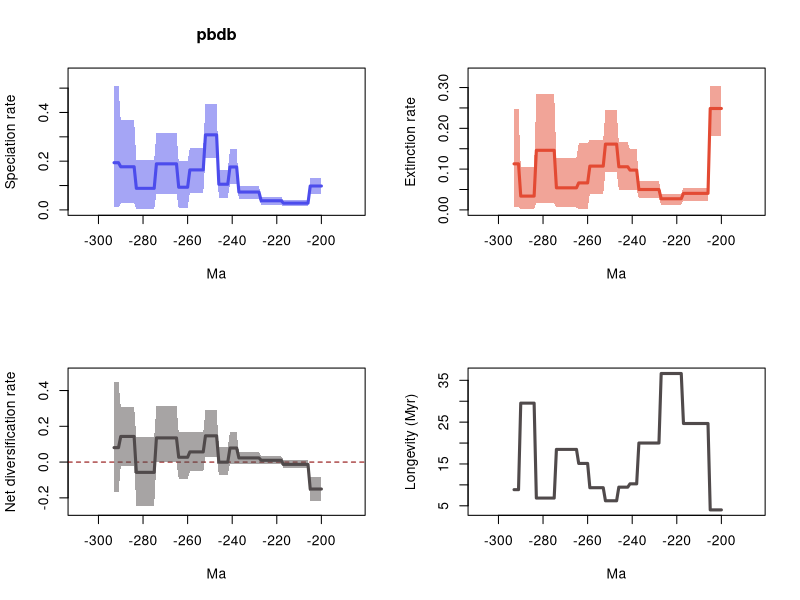

This figure's R source:
# 1 files combined:
# 	C:\Users\SimoesLabAdmin\Documents\pyrate_workshop\bdsky/pbdb_data_1_G_BDS_marginal_rates.log

# 95% HPDs calculated using code from Biopy (https://www.cs.auckland.ac.nz/~yhel002/biopy/)

pdf(file='C:/Users/SimoesLabAdmin/Documents/pyrate_workshop/bdsky/pbdb_data_1_G_BDS_marginal_rates_RTT.pdf',width=10.8, height=8.4)
par(mfrow=c(2,2))
library(scales)
L_hpd_m95=c(NA, NA,NA,NA,NA,NA,NA,NA,NA,NA,NA,NA,NA,NA,NA,NA,NA,NA,NA,NA,NA,NA,NA,NA,NA,NA,NA,NA,NA,NA,NA,NA,NA,NA,NA,NA,NA,NA,NA,NA,NA,NA,NA,NA,NA,NA,NA,NA,NA,NA,NA,NA,NA,NA,NA,NA,NA,NA,NA,NA,NA,NA,NA,NA,NA,NA,NA,NA,NA,NA,NA,NA,NA,NA,NA,NA,NA,NA,NA,NA,NA,NA,NA,NA,NA,NA,NA,NA,NA,NA,NA,NA,NA,NA,NA,NA,NA,NA,NA,NA,NA,NA,NA,NA,NA,NA,NA,NA,NA,NA,NA,NA,NA,NA,NA,NA,NA,NA,NA,NA,NA,NA,NA,NA,NA,NA,NA,NA,NA,NA,NA,NA,NA,NA,NA,NA,NA,NA,NA,NA,NA,NA,NA,NA,NA,NA,NA,NA,NA,NA,NA,NA,NA,NA,NA,NA,NA,NA,NA,NA,NA,NA,NA,NA,NA,NA,NA,NA,NA,NA,NA,NA,NA,NA,NA,NA,NA,NA,NA,NA,NA,NA,NA,NA,NA,NA,NA,NA,NA,NA,NA,NA,NA,NA,NA,NA,NA,NA,NA,NA,0.065151125936178,0.065151125936178,0.065151125936178,0.065151125936178,0.065151125936178,0.065151125936178,0.014481419661987,0.014481419661987,0.014481419661987,0.014481419661987,0.014481419661987,0.014481419661987,0.014481419661987,0.014481419661987,0.014481419661987,0.014481419661987,0.014481419661987,0.014481419661987,0.019455684690995,0.019455684690995,0.019455684690995,0.019455684690995,0.019455684690995,0.019455684690995,0.019455684690995,0.019455684690995,0.019455684690995,0.019455684690995,0.046605167846217,0.046605167846217,0.046605167846217,0.046605167846217,0.046605167846217,0.046605167846217,0.046605167846217,0.046605167846217,0.046605167846217,0.046605167846217,0.106820055555664,0.106820055555664,0.106820055555664,0.106820055555664,0.050314820114282,0.050314820114282,0.050314820114282,0.050314820114282,0.050314820114282,0.211357799748478,0.211357799748478,0.211357799748478,0.211357799748478,0.211357799748478,0.211357799748478,0.069036545521749,0.069036545521749,0.069036545521749,0.069036545521749,0.069036545521749,0.069036545521749,0.069036545521749,0.007030946473711,0.007030946473711,0.007030946473711,0.007030946473711,0.007030946473711,0.067198998518206,0.067198998518206,0.067198998518206,0.067198998518206,0.067198998518206,0.067198998518206,0.067198998518206,0.067198998518206,0.067198998518206,0.067198998518206,0.004076364096505,0.004076364096505,0.004076364096505,0.004076364096505,0.004076364096505,0.004076364096505,0.004076364096505,0.004076364096505,0.004076364096505,0.027407581309909,0.027407581309909,0.027407581309909,0.027407581309909,0.027407581309909,0.027407581309909,0.027407581309909,0.010155970459167,0.010155970459167,0.010155970459167)
L_hpd_M95=c(NA, NA,NA,NA,NA,NA,NA,NA,NA,NA,NA,NA,NA,NA,NA,NA,NA,NA,NA,NA,NA,NA,NA,NA,NA,NA,NA,NA,NA,NA,NA,NA,NA,NA,NA,NA,NA,NA,NA,NA,NA,NA,NA,NA,NA,NA,NA,NA,NA,NA,NA,NA,NA,NA,NA,NA,NA,NA,NA,NA,NA,NA,NA,NA,NA,NA,NA,NA,NA,NA,NA,NA,NA,NA,NA,NA,NA,NA,NA,NA,NA,NA,NA,NA,NA,NA,NA,NA,NA,NA,NA,NA,NA,NA,NA,NA,NA,NA,NA,NA,NA,NA,NA,NA,NA,NA,NA,NA,NA,NA,NA,NA,NA,NA,NA,NA,NA,NA,NA,NA,NA,NA,NA,NA,NA,NA,NA,NA,NA,NA,NA,NA,NA,NA,NA,NA,NA,NA,NA,NA,NA,NA,NA,NA,NA,NA,NA,NA,NA,NA,NA,NA,NA,NA,NA,NA,NA,NA,NA,NA,NA,NA,NA,NA,NA,NA,NA,NA,NA,NA,NA,NA,NA,NA,NA,NA,NA,NA,NA,NA,NA,NA,NA,NA,NA,NA,NA,NA,NA,NA,NA,NA,NA,NA,NA,NA,NA,NA,NA,NA,0.131631313548238,0.131631313548238,0.131631313548238,0.131631313548238,0.131631313548238,0.131631313548238,0.040158707343268,0.040158707343268,0.040158707343268,0.040158707343268,0.040158707343268,0.040158707343268,0.040158707343268,0.040158707343268,0.040158707343268,0.040158707343268,0.040158707343268,0.040158707343268,0.053602384211597,0.053602384211597,0.053602384211597,0.053602384211597,0.053602384211597,0.053602384211597,0.053602384211597,0.053602384211597,0.053602384211597,0.053602384211597,0.097668464856785,0.097668464856785,0.097668464856785,0.097668464856785,0.097668464856785,0.097668464856785,0.097668464856785,0.097668464856785,0.097668464856785,0.097668464856785,0.248006525799613,0.248006525799613,0.248006525799613,0.248006525799613,0.16182532393222,0.16182532393222,0.16182532393222,0.16182532393222,0.16182532393222,0.432788102444233,0.432788102444233,0.432788102444233,0.432788102444233,0.432788102444233,0.432788102444233,0.25431180062896,0.25431180062896,0.25431180062896,0.25431180062896,0.25431180062896,0.25431180062896,0.25431180062896,0.198821078259792,0.198821078259792,0.198821078259792,0.198821078259792,0.198821078259792,0.315431806971998,0.315431806971998,0.315431806971998,0.315431806971998,0.315431806971998,0.315431806971998,0.315431806971998,0.315431806971998,0.315431806971998,0.315431806971998,0.204688329027441,0.204688329027441,0.204688329027441,0.204688329027441,0.204688329027441,0.204688329027441,0.204688329027441,0.204688329027441,0.204688329027441,0.367539147518786,0.367539147518786,0.367539147518786,0.367539147518786,0.367539147518786,0.367539147518786,0.367539147518786,0.509086639883333,0.509086639883333,0.509086639883333)
M_hpd_m95=c(NA, NA,NA,NA,NA,NA,NA,NA,NA,NA,NA,NA,NA,NA,NA,NA,NA,NA,NA,NA,NA,NA,NA,NA,NA,NA,NA,NA,NA,NA,NA,NA,NA,NA,NA,NA,NA,NA,NA,NA,NA,NA,NA,NA,NA,NA,NA,NA,NA,NA,NA,NA,NA,NA,NA,NA,NA,NA,NA,NA,NA,NA,NA,NA,NA,NA,NA,NA,NA,NA,NA,NA,NA,NA,NA,NA,NA,NA,NA,NA,NA,NA,NA,NA,NA,NA,NA,NA,NA,NA,NA,NA,NA,NA,NA,NA,NA,NA,NA,NA,NA,NA,NA,NA,NA,NA,NA,NA,NA,NA,NA,NA,NA,NA,NA,NA,NA,NA,NA,NA,NA,NA,NA,NA,NA,NA,NA,NA,NA,NA,NA,NA,NA,NA,NA,NA,NA,NA,NA,NA,NA,NA,NA,NA,NA,NA,NA,NA,NA,NA,NA,NA,NA,NA,NA,NA,NA,NA,NA,NA,NA,NA,NA,NA,NA,NA,NA,NA,NA,NA,NA,NA,NA,NA,NA,NA,NA,NA,NA,NA,NA,NA,NA,NA,NA,NA,NA,NA,NA,NA,NA,NA,NA,NA,NA,NA,NA,NA,NA,NA,0.181382629373318,0.181382629373318,0.181382629373318,0.181382629373318,0.181382629373318,0.181382629373318,0.022947709212429,0.022947709212429,0.022947709212429,0.022947709212429,0.022947709212429,0.022947709212429,0.022947709212429,0.022947709212429,0.022947709212429,0.022947709212429,0.022947709212429,0.022947709212429,0.012394700504392,0.012394700504392,0.012394700504392,0.012394700504392,0.012394700504392,0.012394700504392,0.012394700504392,0.012394700504392,0.012394700504392,0.012394700504392,0.029440393790426,0.029440393790426,0.029440393790426,0.029440393790426,0.029440393790426,0.029440393790426,0.029440393790426,0.029440393790426,0.029440393790426,0.029440393790426,0.048229747288868,0.048229747288868,0.048229747288868,0.048229747288868,0.049045800375628,0.049045800375628,0.049045800375628,0.049045800375628,0.049045800375628,0.092741028629805,0.092741028629805,0.092741028629805,0.092741028629805,0.092741028629805,0.092741028629805,0.040010202364626,0.040010202364626,0.040010202364626,0.040010202364626,0.040010202364626,0.040010202364626,0.040010202364626,0.002895675313558,0.002895675313558,0.002895675313558,0.002895675313558,0.002895675313558,0.005881425005641,0.005881425005641,0.005881425005641,0.005881425005641,0.005881425005641,0.005881425005641,0.005881425005641,0.005881425005641,0.005881425005641,0.005881425005641,0.016666074478328,0.016666074478328,0.016666074478328,0.016666074478328,0.016666074478328,0.016666074478328,0.016666074478328,0.016666074478328,0.016666074478328,0.001592510106483,0.001592510106483,0.001592510106483,0.001592510106483,0.001592510106483,0.001592510106483,0.001592510106483,0.006012527479462,0.006012527479462,0.006012527479462)
M_hpd_M95=c(NA, NA,NA,NA,NA,NA,NA,NA,NA,NA,NA,NA,NA,NA,NA,NA,NA,NA,NA,NA,NA,NA,NA,NA,NA,NA,NA,NA,NA,NA,NA,NA,NA,NA,NA,NA,NA,NA,NA,NA,NA,NA,NA,NA,NA,NA,NA,NA,NA,NA,NA,NA,NA,NA,NA,NA,NA,NA,NA,NA,NA,NA,NA,NA,NA,NA,NA,NA,NA,NA,NA,NA,NA,NA,NA,NA,NA,NA,NA,NA,NA,NA,NA,NA,NA,NA,NA,NA,NA,NA,NA,NA,NA,NA,NA,NA,NA,NA,NA,NA,NA,NA,NA,NA,NA,NA,NA,NA,NA,NA,NA,NA,NA,NA,NA,NA,NA,NA,NA,NA,NA,NA,NA,NA,NA,NA,NA,NA,NA,NA,NA,NA,NA,NA,NA,NA,NA,NA,NA,NA,NA,NA,NA,NA,NA,NA,NA,NA,NA,NA,NA,NA,NA,NA,NA,NA,NA,NA,NA,NA,NA,NA,NA,NA,NA,NA,NA,NA,NA,NA,NA,NA,NA,NA,NA,NA,NA,NA,NA,NA,NA,NA,NA,NA,NA,NA,NA,NA,NA,NA,NA,NA,NA,NA,NA,NA,NA,NA,NA,NA,0.303993434149106,0.303993434149106,0.303993434149106,0.303993434149106,0.303993434149106,0.303993434149106,0.054836174953875,0.054836174953875,0.054836174953875,0.054836174953875,0.054836174953875,0.054836174953875,0.054836174953875,0.054836174953875,0.054836174953875,0.054836174953875,0.054836174953875,0.054836174953875,0.038583038908657,0.038583038908657,0.038583038908657,0.038583038908657,0.038583038908657,0.038583038908657,0.038583038908657,0.038583038908657,0.038583038908657,0.038583038908657,0.070305281212371,0.070305281212371,0.070305281212371,0.070305281212371,0.070305281212371,0.070305281212371,0.070305281212371,0.070305281212371,0.070305281212371,0.070305281212371,0.148096708164632,0.148096708164632,0.148096708164632,0.148096708164632,0.165318450929174,0.165318450929174,0.165318450929174,0.165318450929174,0.165318450929174,0.245305709759486,0.245305709759486,0.245305709759486,0.245305709759486,0.245305709759486,0.245305709759486,0.172107385443165,0.172107385443165,0.172107385443165,0.172107385443165,0.172107385443165,0.172107385443165,0.172107385443165,0.163203409370443,0.163203409370443,0.163203409370443,0.163203409370443,0.163203409370443,0.128277856230869,0.128277856230869,0.128277856230869,0.128277856230869,0.128277856230869,0.128277856230869,0.128277856230869,0.128277856230869,0.128277856230869,0.128277856230869,0.283875913032341,0.283875913032341,0.283875913032341,0.283875913032341,0.283875913032341,0.283875913032341,0.283875913032341,0.283875913032341,0.283875913032341,0.10448776855803,0.10448776855803,0.10448776855803,0.10448776855803,0.10448776855803,0.10448776855803,0.10448776855803,0.2474576369838,0.2474576369838,0.2474576369838)
R_hpd_m95=c(NA, NA,NA,NA,NA,NA,NA,NA,NA,NA,NA,NA,NA,NA,NA,NA,NA,NA,NA,NA,NA,NA,NA,NA,NA,NA,NA,NA,NA,NA,NA,NA,NA,NA,NA,NA,NA,NA,NA,NA,NA,NA,NA,NA,NA,NA,NA,NA,NA,NA,NA,NA,NA,NA,NA,NA,NA,NA,NA,NA,NA,NA,NA,NA,NA,NA,NA,NA,NA,NA,NA,NA,NA,NA,NA,NA,NA,NA,NA,NA,NA,NA,NA,NA,NA,NA,NA,NA,NA,NA,NA,NA,NA,NA,NA,NA,NA,NA,NA,NA,NA,NA,NA,NA,NA,NA,NA,NA,NA,NA,NA,NA,NA,NA,NA,NA,NA,NA,NA,NA,NA,NA,NA,NA,NA,NA,NA,NA,NA,NA,NA,NA,NA,NA,NA,NA,NA,NA,NA,NA,NA,NA,NA,NA,NA,NA,NA,NA,NA,NA,NA,NA,NA,NA,NA,NA,NA,NA,NA,NA,NA,NA,NA,NA,NA,NA,NA,NA,NA,NA,NA,NA,NA,NA,NA,NA,NA,NA,NA,NA,NA,NA,NA,NA,NA,NA,NA,NA,NA,NA,NA,NA,NA,NA,NA,NA,NA,NA,NA,NA,-0.219248708303814,-0.219248708303814,-0.219248708303814,-0.219248708303814,-0.219248708303814,-0.219248708303814,-0.032245121707684,-0.032245121707684,-0.032245121707684,-0.032245121707684,-0.032245121707684,-0.032245121707684,-0.032245121707684,-0.032245121707684,-0.032245121707684,-0.032245121707684,-0.032245121707684,-0.032245121707684,-0.013215773483261,-0.013215773483261,-0.013215773483261,-0.013215773483261,-0.013215773483261,-0.013215773483261,-0.013215773483261,-0.013215773483261,-0.013215773483261,-0.013215773483261,-0.010792972398793,-0.010792972398793,-0.010792972398793,-0.010792972398793,-0.010792972398793,-0.010792972398793,-0.010792972398793,-0.010792972398793,-0.010792972398793,-0.010792972398793,-0.010586398167282,-0.010586398167282,-0.010586398167282,-0.010586398167282,-0.071765650029551,-0.071765650029551,-0.071765650029551,-0.071765650029551,-0.071765650029551,0.029469045692353,0.029469045692353,0.029469045692353,0.029469045692353,0.029469045692353,0.029469045692353,-0.052646309644868,-0.052646309644868,-0.052646309644868,-0.052646309644868,-0.052646309644868,-0.052646309644868,-0.052646309644868,-0.094634965674089,-0.094634965674089,-0.094634965674089,-0.094634965674089,-0.094634965674089,0.001259697599494,0.001259697599494,0.001259697599494,0.001259697599494,0.001259697599494,0.001259697599494,0.001259697599494,0.001259697599494,0.001259697599494,0.001259697599494,-0.242921842367748,-0.242921842367748,-0.242921842367748,-0.242921842367748,-0.242921842367748,-0.242921842367748,-0.242921842367748,-0.242921842367748,-0.242921842367748,-0.021124646609706,-0.021124646609706,-0.021124646609706,-0.021124646609706,-0.021124646609706,-0.021124646609706,-0.021124646609706,-0.168895112705346,-0.168895112705346,-0.168895112705346)
R_hpd_M95=c(NA, NA,NA,NA,NA,NA,NA,NA,NA,NA,NA,NA,NA,NA,NA,NA,NA,NA,NA,NA,NA,NA,NA,NA,NA,NA,NA,NA,NA,NA,NA,NA,NA,NA,NA,NA,NA,NA,NA,NA,NA,NA,NA,NA,NA,NA,NA,NA,NA,NA,NA,NA,NA,NA,NA,NA,NA,NA,NA,NA,NA,NA,NA,NA,NA,NA,NA,NA,NA,NA,NA,NA,NA,NA,NA,NA,NA,NA,NA,NA,NA,NA,NA,NA,NA,NA,NA,NA,NA,NA,NA,NA,NA,NA,NA,NA,NA,NA,NA,NA,NA,NA,NA,NA,NA,NA,NA,NA,NA,NA,NA,NA,NA,NA,NA,NA,NA,NA,NA,NA,NA,NA,NA,NA,NA,NA,NA,NA,NA,NA,NA,NA,NA,NA,NA,NA,NA,NA,NA,NA,NA,NA,NA,NA,NA,NA,NA,NA,NA,NA,NA,NA,NA,NA,NA,NA,NA,NA,NA,NA,NA,NA,NA,NA,NA,NA,NA,NA,NA,NA,NA,NA,NA,NA,NA,NA,NA,NA,NA,NA,NA,NA,NA,NA,NA,NA,NA,NA,NA,NA,NA,NA,NA,NA,NA,NA,NA,NA,NA,NA,-0.081368855039833,-0.081368855039833,-0.081368855039833,-0.081368855039833,-0.081368855039833,-0.081368855039833,0.011517693860603,0.011517693860603,0.011517693860603,0.011517693860603,0.011517693860603,0.011517693860603,0.011517693860603,0.011517693860603,0.011517693860603,0.011517693860603,0.011517693860603,0.011517693860603,0.03138667549369,0.03138667549369,0.03138667549369,0.03138667549369,0.03138667549369,0.03138667549369,0.03138667549369,0.03138667549369,0.03138667549369,0.03138667549369,0.05360649838047,0.05360649838047,0.05360649838047,0.05360649838047,0.05360649838047,0.05360649838047,0.05360649838047,0.05360649838047,0.05360649838047,0.05360649838047,0.166053753134363,0.166053753134363,0.166053753134363,0.166053753134363,0.087029213547425,0.087029213547425,0.087029213547425,0.087029213547425,0.087029213547425,0.288528800969408,0.288528800969408,0.288528800969408,0.288528800969408,0.288528800969408,0.288528800969408,0.16681080151145,0.16681080151145,0.16681080151145,0.16681080151145,0.16681080151145,0.16681080151145,0.16681080151145,0.1658677197304,0.1658677197304,0.1658677197304,0.1658677197304,0.1658677197304,0.31330821392673,0.31330821392673,0.31330821392673,0.31330821392673,0.31330821392673,0.31330821392673,0.31330821392673,0.31330821392673,0.31330821392673,0.31330821392673,0.138572919088178,0.138572919088178,0.138572919088178,0.138572919088178,0.138572919088178,0.138572919088178,0.138572919088178,0.138572919088178,0.138572919088178,0.307649428228181,0.307649428228181,0.307649428228181,0.307649428228181,0.307649428228181,0.307649428228181,0.307649428228181,0.450073566643608,0.450073566643608,0.450073566643608)
L_mean=c(NA, NA,NA,NA,NA,NA,NA,NA,NA,NA,NA,NA,NA,NA,NA,NA,NA,NA,NA,NA,NA,NA,NA,NA,NA,NA,NA,NA,NA,NA,NA,NA,NA,NA,NA,NA,NA,NA,NA,NA,NA,NA,NA,NA,NA,NA,NA,NA,NA,NA,NA,NA,NA,NA,NA,NA,NA,NA,NA,NA,NA,NA,NA,NA,NA,NA,NA,NA,NA,NA,NA,NA,NA,NA,NA,NA,NA,NA,NA,NA,NA,NA,NA,NA,NA,NA,NA,NA,NA,NA,NA,NA,NA,NA,NA,NA,NA,NA,NA,NA,NA,NA,NA,NA,NA,NA,NA,NA,NA,NA,NA,NA,NA,NA,NA,NA,NA,NA,NA,NA,NA,NA,NA,NA,NA,NA,NA,NA,NA,NA,NA,NA,NA,NA,NA,NA,NA,NA,NA,NA,NA,NA,NA,NA,NA,NA,NA,NA,NA,NA,NA,NA,NA,NA,NA,NA,NA,NA,NA,NA,NA,NA,NA,NA,NA,NA,NA,NA,NA,NA,NA,NA,NA,NA,NA,NA,NA,NA,NA,NA,NA,NA,NA,NA,NA,NA,NA,NA,NA,NA,NA,NA,NA,NA,NA,NA,NA,NA,NA,NA,0.098071305620414,0.098071305620414,0.098071305620414,0.098071305620414,0.098071305620414,0.098071305620414,0.027568812233042,0.027568812233042,0.027568812233042,0.027568812233042,0.027568812233042,0.027568812233042,0.027568812233042,0.027568812233042,0.027568812233042,0.027568812233042,0.027568812233042,0.027568812233042,0.037389626400457,0.037389626400457,0.037389626400457,0.037389626400457,0.037389626400457,0.037389626400457,0.037389626400457,0.037389626400457,0.037389626400457,0.037389626400457,0.073237618182869,0.073237618182869,0.073237618182869,0.073237618182869,0.073237618182869,0.073237618182869,0.073237618182869,0.073237618182869,0.073237618182869,0.073237618182869,0.176166313528227,0.176166313528227,0.176166313528227,0.176166313528227,0.105343782594509,0.105343782594509,0.105343782594509,0.105343782594509,0.105343782594509,0.308103889675955,0.308103889675955,0.308103889675955,0.308103889675955,0.308103889675955,0.308103889675955,0.164094611893959,0.164094611893959,0.164094611893959,0.164094611893959,0.164094611893959,0.164094611893959,0.164094611893959,0.09303044505209,0.09303044505209,0.09303044505209,0.09303044505209,0.09303044505209,0.1892061926963,0.1892061926963,0.1892061926963,0.1892061926963,0.1892061926963,0.1892061926963,0.1892061926963,0.1892061926963,0.1892061926963,0.1892061926963,0.088491185354476,0.088491185354476,0.088491185354476,0.088491185354476,0.088491185354476,0.088491185354476,0.088491185354476,0.088491185354476,0.088491185354476,0.177076169383153,0.177076169383153,0.177076169383153,0.177076169383153,0.177076169383153,0.177076169383153,0.177076169383153,0.193780265525967,0.193780265525967,0.193780265525967)
M_mean=c(NA, NA,NA,NA,NA,NA,NA,NA,NA,NA,NA,NA,NA,NA,NA,NA,NA,NA,NA,NA,NA,NA,NA,NA,NA,NA,NA,NA,NA,NA,NA,NA,NA,NA,NA,NA,NA,NA,NA,NA,NA,NA,NA,NA,NA,NA,NA,NA,NA,NA,NA,NA,NA,NA,NA,NA,NA,NA,NA,NA,NA,NA,NA,NA,NA,NA,NA,NA,NA,NA,NA,NA,NA,NA,NA,NA,NA,NA,NA,NA,NA,NA,NA,NA,NA,NA,NA,NA,NA,NA,NA,NA,NA,NA,NA,NA,NA,NA,NA,NA,NA,NA,NA,NA,NA,NA,NA,NA,NA,NA,NA,NA,NA,NA,NA,NA,NA,NA,NA,NA,NA,NA,NA,NA,NA,NA,NA,NA,NA,NA,NA,NA,NA,NA,NA,NA,NA,NA,NA,NA,NA,NA,NA,NA,NA,NA,NA,NA,NA,NA,NA,NA,NA,NA,NA,NA,NA,NA,NA,NA,NA,NA,NA,NA,NA,NA,NA,NA,NA,NA,NA,NA,NA,NA,NA,NA,NA,NA,NA,NA,NA,NA,NA,NA,NA,NA,NA,NA,NA,NA,NA,NA,NA,NA,NA,NA,NA,NA,NA,NA,0.24864474370441,0.24864474370441,0.24864474370441,0.24864474370441,0.24864474370441,0.24864474370441,0.040528203144653,0.040528203144653,0.040528203144653,0.040528203144653,0.040528203144653,0.040528203144653,0.040528203144653,0.040528203144653,0.040528203144653,0.040528203144653,0.040528203144653,0.040528203144653,0.027303728926646,0.027303728926646,0.027303728926646,0.027303728926646,0.027303728926646,0.027303728926646,0.027303728926646,0.027303728926646,0.027303728926646,0.027303728926646,0.049982485586346,0.049982485586346,0.049982485586346,0.049982485586346,0.049982485586346,0.049982485586346,0.049982485586346,0.049982485586346,0.049982485586346,0.049982485586346,0.097577932745654,0.097577932745654,0.097577932745654,0.097577932745654,0.105735409088554,0.105735409088554,0.105735409088554,0.105735409088554,0.105735409088554,0.161280837940336,0.161280837940336,0.161280837940336,0.161280837940336,0.161280837940336,0.161280837940336,0.107295460349493,0.107295460349493,0.107295460349493,0.107295460349493,0.107295460349493,0.107295460349493,0.107295460349493,0.066111196401117,0.066111196401117,0.066111196401117,0.066111196401117,0.066111196401117,0.054104965697599,0.054104965697599,0.054104965697599,0.054104965697599,0.054104965697599,0.054104965697599,0.054104965697599,0.054104965697599,0.054104965697599,0.054104965697599,0.146047832997231,0.146047832997231,0.146047832997231,0.146047832997231,0.146047832997231,0.146047832997231,0.146047832997231,0.146047832997231,0.146047832997231,0.033848737398103,0.033848737398103,0.033848737398103,0.033848737398103,0.033848737398103,0.033848737398103,0.033848737398103,0.112931384608398,0.112931384608398,0.112931384608398)
R_mean=c(NA, NA,NA,NA,NA,NA,NA,NA,NA,NA,NA,NA,NA,NA,NA,NA,NA,NA,NA,NA,NA,NA,NA,NA,NA,NA,NA,NA,NA,NA,NA,NA,NA,NA,NA,NA,NA,NA,NA,NA,NA,NA,NA,NA,NA,NA,NA,NA,NA,NA,NA,NA,NA,NA,NA,NA,NA,NA,NA,NA,NA,NA,NA,NA,NA,NA,NA,NA,NA,NA,NA,NA,NA,NA,NA,NA,NA,NA,NA,NA,NA,NA,NA,NA,NA,NA,NA,NA,NA,NA,NA,NA,NA,NA,NA,NA,NA,NA,NA,NA,NA,NA,NA,NA,NA,NA,NA,NA,NA,NA,NA,NA,NA,NA,NA,NA,NA,NA,NA,NA,NA,NA,NA,NA,NA,NA,NA,NA,NA,NA,NA,NA,NA,NA,NA,NA,NA,NA,NA,NA,NA,NA,NA,NA,NA,NA,NA,NA,NA,NA,NA,NA,NA,NA,NA,NA,NA,NA,NA,NA,NA,NA,NA,NA,NA,NA,NA,NA,NA,NA,NA,NA,NA,NA,NA,NA,NA,NA,NA,NA,NA,NA,NA,NA,NA,NA,NA,NA,NA,NA,NA,NA,NA,NA,NA,NA,NA,NA,NA,NA,-0.150573438083995,-0.150573438083995,-0.150573438083995,-0.150573438083995,-0.150573438083995,-0.150573438083995,-0.012959390911611,-0.012959390911611,-0.012959390911611,-0.012959390911611,-0.012959390911611,-0.012959390911611,-0.012959390911611,-0.012959390911611,-0.012959390911611,-0.012959390911611,-0.012959390911611,-0.012959390911611,0.010085897473812,0.010085897473812,0.010085897473812,0.010085897473812,0.010085897473812,0.010085897473812,0.010085897473812,0.010085897473812,0.010085897473812,0.010085897473812,0.023255132596523,0.023255132596523,0.023255132596523,0.023255132596523,0.023255132596523,0.023255132596523,0.023255132596523,0.023255132596523,0.023255132596523,0.023255132596523,0.078588380782573,0.078588380782573,0.078588380782573,0.078588380782573,-0.000391626494045,-0.000391626494045,-0.000391626494045,-0.000391626494045,-0.000391626494045,0.146823051735619,0.146823051735619,0.146823051735619,0.146823051735619,0.146823051735619,0.146823051735619,0.056799151544467,0.056799151544467,0.056799151544467,0.056799151544467,0.056799151544467,0.056799151544467,0.056799151544467,0.026919248650973,0.026919248650973,0.026919248650973,0.026919248650973,0.026919248650973,0.135101226998701,0.135101226998701,0.135101226998701,0.135101226998701,0.135101226998701,0.135101226998701,0.135101226998701,0.135101226998701,0.135101226998701,0.135101226998701,-0.057556647642755,-0.057556647642755,-0.057556647642755,-0.057556647642755,-0.057556647642755,-0.057556647642755,-0.057556647642755,-0.057556647642755,-0.057556647642755,0.14322743198505,0.14322743198505,0.14322743198505,0.14322743198505,0.14322743198505,0.14322743198505,0.14322743198505,0.080848880917569,0.080848880917569,0.080848880917569)
trans=0.5
age=(0:(294-1))* -1
plot(age,age,type = 'n', ylim = c(0, 0.5599953038716664), xlim = c(-308.7,-185.3), ylab = 'Speciation rate', xlab = 'Ma',main='pbdb' )
polygon(c(age, rev(age)), c(L_hpd_M95, rev(L_hpd_m95)), col = alpha("#4c4cec",trans), border = NA)
lines(rev(age), rev(L_mean), col = "#4c4cec", lwd=3)
plot(age,age,type = 'n', ylim = c(0, 0.33439277756401664), xlim = c(-308.7,-185.3), ylab = 'Extinction rate', xlab = 'Ma' )
polygon(c(age, rev(age)), c(M_hpd_M95, rev(M_hpd_m95)), col = alpha("#e34a33",trans), border = NA)
lines(rev(age), rev(M_mean), col = "#e34a33", lwd=3)
plot(age,age,type = 'n', ylim = c(-0.2672140266045228, 0.4950809233079688), xlim = c(-308.7,-185.3), ylab = 'Net diversification rate', xlab = 'Ma' )
abline(h=0,lty=2,col="darkred")
polygon(c(age, rev(age)), c(R_hpd_M95, rev(R_hpd_m95)), col = alpha("#504A4B",trans), border = NA)
lines(rev(age), rev(R_mean), col = "#504A4B", lwd=3)
plot(age,rev(1/M_mean),type = 'n', xlim = c(-308.7,-185.3), ylab = 'Longevity (Myr)', xlab = 'Ma' )
lines(rev(age), rev(1/M_mean), col = "#504A4B", lwd=3)
n <- dev.off()
